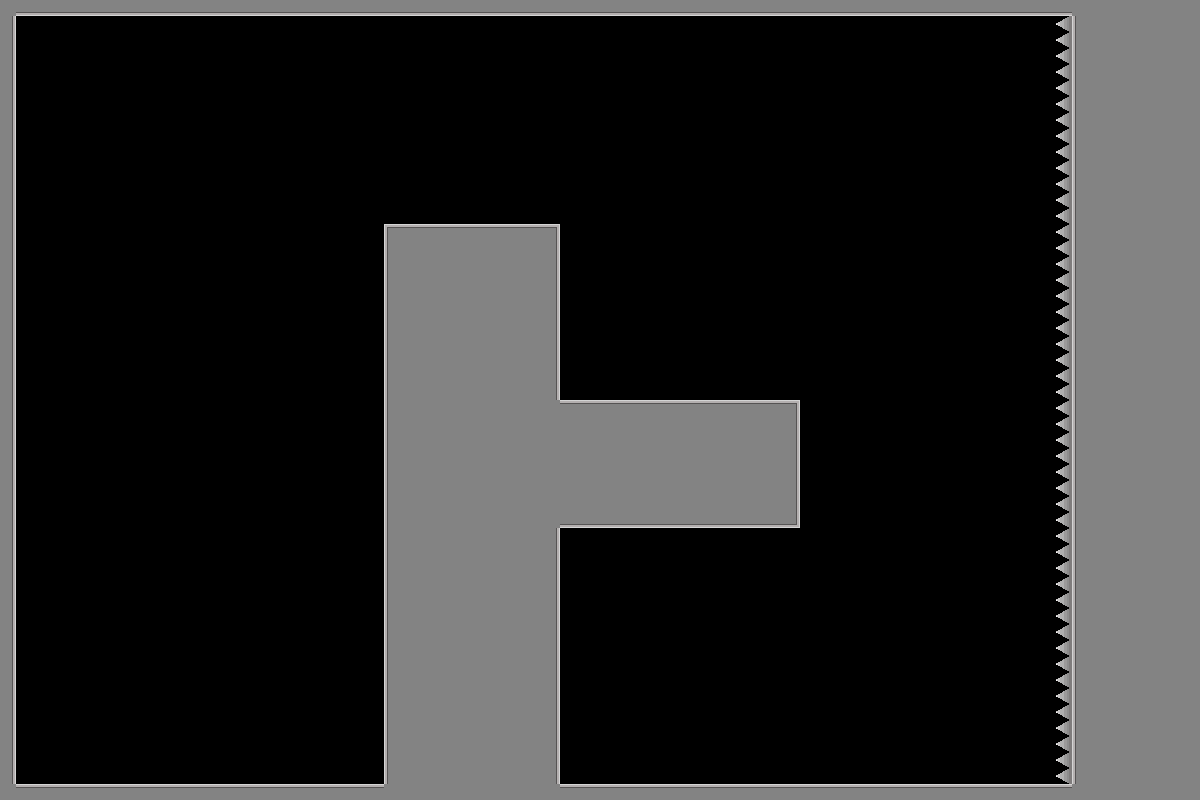

This game map was drawn from its Tiled (.tmx) file and the tilesets committed beside it. A one-line description and the trimmed map source follow:
An orthogonal 75x50 tile map with 16x16 px tiles, 1 tile layer (Tile Layer 1).

<map version="1.10" tiledversion="1.12.2" orientation="orthogonal" renderorder="right-down" width="75" height="50" tilewidth="16" tileheight="16" infinite="0" nextlayerid="3" nextobjectid="1">
 <tileset firstgid="1" source="place_holder_tileset.tsx" />
 <layer id="1" name="Tile Layer 1" width="75" height="50">
  <data>[3750 cells, 1135 non-empty, 9 distinct tile ids]</data>
 </layer>
 <objectgroup id="2" name="object_layer" />
</map>
